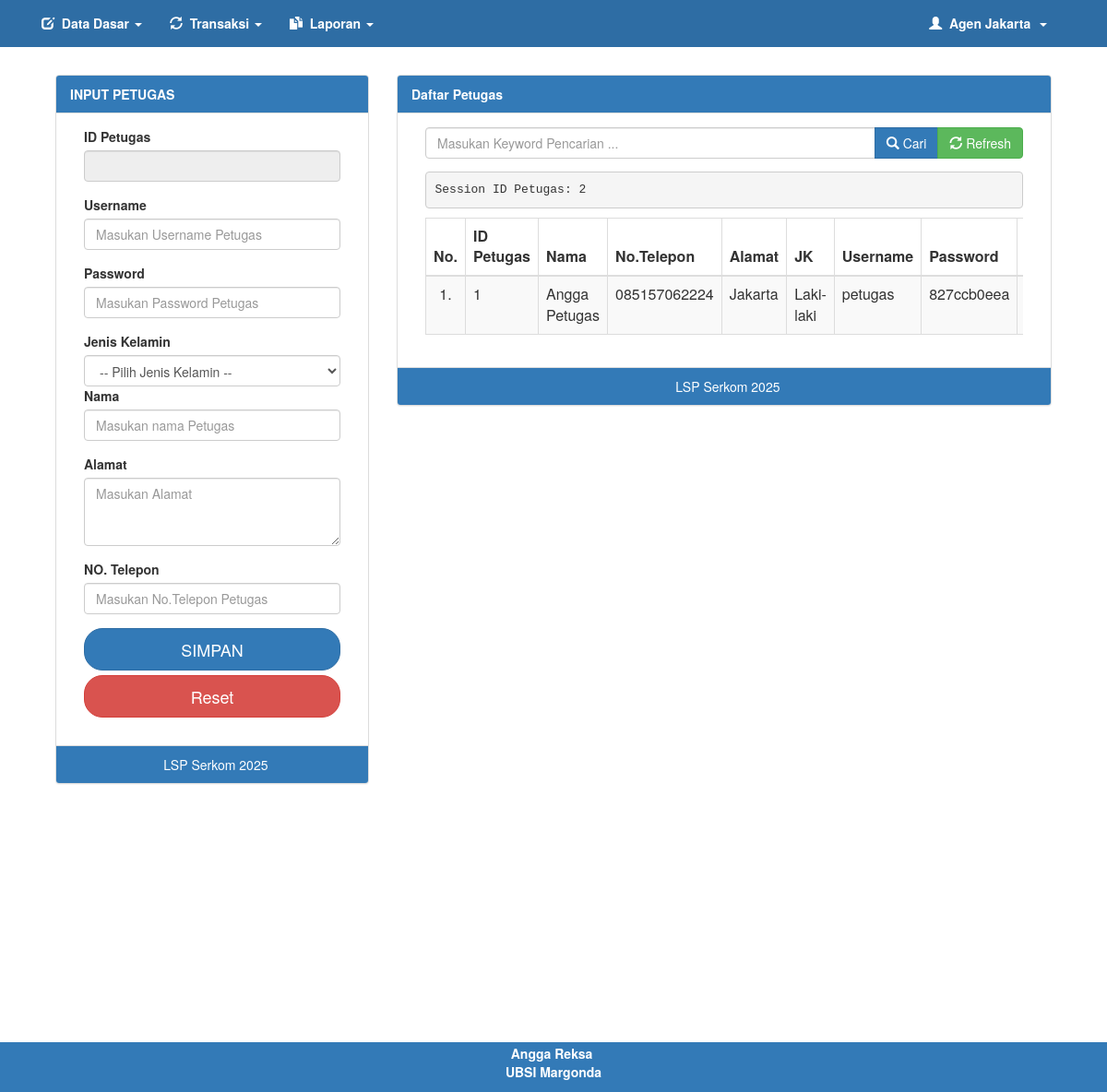
The page /pln/hal_utama.php?menu=petugas (signed in) on the database its author committed.
### tables this page shows
CREATE TABLE `user` (
  `id` int(11) NOT NULL,
  `username` varchar(50) NOT NULL,
  `password` varchar(100) NOT NULL,
  `nama_lengkap` varchar(100) NOT NULL,
  `role_id` int(11) DEFAULT NULL,
  `no_telepon` varchar(20) DEFAULT NULL,
  `alamat` text DEFAULT NULL,
  `jk` enum('Laki-laki','Perempuan') DEFAULT NULL,
  `biaya_admin` int(10) DEFAULT 0
);

### library/fungsi.php (called while the page is built, shortened)
<?php
class oop
{
	function tampil($table, $where, $cari)
	{
		global $conn;
		$sql = mysqli_query($conn, "SELECT * FROM $table $where $cari");
		$jalan = [];
		while ($data = mysqli_fetch_array($sql)) {
			$jalan[] = $data;
		}
		return $jalan;
	}
}
?>

### pln/petugas.php (the view, shortened to what this page needs)
<?php
$table = "user";
$id = @$_GET['id'];
?>
<!DOCTYPE html>
<html>
<head>
</head>
<body>
	<div class="container-fluid">
		<div class="row">
			<div class="col-md-12">
				<div class="col-md-4">
					<div class="panel panel-default">
						<div class="panel-heading">
							<?php
							if (@$_GET['id'] == "") {
								echo "<span style='color: white; font-weight: bold;'>INPUT PETUGAS</span>";
							} else {
								echo "<span style='color: white; font-weight: bold;'>UBAH PETUGAS</span>";
							}
							?>
						</div>
						<div class="panel-body">
							<div class="col-md-12">
								<form method="post">
									<div class="form-group">
										<label>ID Petugas</label>
										<input type="text" name="id" class="form-control" value="<?php if (@$_GET['id'] == "") {
																																								echo @$id;
																																							} else {
																																								echo $edit['id'];
																																							} ?>" readonly required>
									</div>
									<div class="form-group">
										<label>Username</label>
										<input type="text" name="username" class="form-control" value="<?php echo @$edit['username'] ?>" required placeholder="Masukan Username Petugas" maxlength="30">
									</div>
									<div class="form-group">
										<label>Password</label>
										<input type="password" name="password" class="form-control" value="<?php echo @$edit['password'] ?>" required placeholder="Masukan Password Petugas" maxlength="30">
									</div>
									<div class="single-input">
										<label for="jenis_kelamin">Jenis Kelamin</label>
										<select id="jenis_kelamin" name="jk" class="form-control" required>
											<option value="">-- Pilih Jenis Kelamin --</option>
										</select>
									</div>
									<div class="form-group">
										<label>Nama</label>
										<input type="text" name="nama" class="form-control" value="<?php echo @$edit['nama'] ?>" required placeholder="Masukan nama Petugas" maxlength="50">
									</div>
									<div class="form-group">
										<label>Alamat</label>
										<textarea class="form-control" name="alamat" placeholder="Masukan Alamat" rows="3" required><?php echo @$edit['alamat']; ?></textarea>
									</div>
									<div class="form-group">
										<label>NO. Telepon</label>
										<input type="text" name="no" class="form-control" value="<?php echo @$edit['no_telepon']; ?>" required placeholder="Masukan No.Telepon Petugas" onkeypress="return event.charCode >=48 && event.charCode <= 57" maxlength="15">
									</div>
									<div class="form-group">
										<?php
										if (@$_GET['id'] == "") { ?>
											<input type="submit" name="simpan" class="btn btn-primary btn-block btn-lg" value="SIMPAN" style="border-radius: 20px;">
										<?php } else { ?>
											<input type="submit" name="ubah" class="btn btn-success btn-block btn-lg" value="UBAH">
										<?php } ?>
										<a href="?menu=petugas" class="btn btn-danger btn-lg btn-block" style="border-radius: 20px;">Reset</a>
									</div>
								</form>
							</div>
						</div>
						<div class="panel-footer" style="color: white; text-align: center;">
							&nbsp; LSP Serkom 2025
						</div>
					</div>
				</div>
				<div class="col-md-8">
					<div class="panel panel-default">
						<div class="panel-heading" style="color: white;"><b>Daftar Petugas</b></div>
						<div class="panel-body">
							<div class="col-md-12">
								<?php
								if (isset($_POST['bcari'])) {
									@$text = $_POST['tcari'];
									@$cari = "WHERE id_petugas LIKE '%$text%' OR nama LIKE '%$text%' OR alamat LIKE '%$text%' OR no_telepon LIKE '%$text%' OR jk LIKE '%$text%' OR username LIKE '%$text%'";
								} else {
									$cari = "";
								}
								?>
								<form method="post">
									<div class="input-group">
										<input type="text" name="tcari" class="form-control" value="<?php echo @$text; ?>" placeholder="Masukan Keyword Pencarian ...">
										<div class="input-group-btn">
											<button type="submit" name="bcari" class="btn btn-primary"><span class="glyphicon glyphicon-search"></span>&nbsp;Cari</button>
											<button type="submit" name="refresh" class="btn btn-success"><span class="glyphicon glyphicon-refresh"></span>&nbsp;Refresh</button>
										</div>
									</div>
								</form>
							</div>
							<div class="col-md-12">
								<div class="table-responsive">
									<table class="table table-bordered table-striped table-hover">
										<thead>
											<th>No.</th>
											<th>ID Petugas</th>
											<th>Nama</th>
											<th>No.Telepon</th>
											<th>Alamat</th>
											<th>JK</th>
											<th>Username</th>
											<th>Password</th>
											<th>Akses</th>
										</thead>
										<tbody>
											<?php
											$no = 0;
											$a = $aksi->tampil($table, ($cari == "" ? "WHERE role_id = 1" : "$cari AND role_id = 1"), "ORDER BY id DESC");
											if ($a == "") {
												$aksi->no_record(11);
											} else {
												echo "<pre>Session ID Petugas: " . $_SESSION['id_user'] . "</pre>";
												foreach ($a as $r) {
													if ($r['id'] != $_SESSION['id_user']) {
														$no++;
											?>
														<tr>
															<td align="center"><?php echo $no; ?>.</td>
															<td><?php echo $r['id']; ?></td>
															<td><?php echo $r['nama_lengkap']; ?></td>
															<td><?php echo $r['no_telepon']; ?></td>
															<td><?php echo $r['alamat']; ?></td>
															<td><?= $r['jk']; ?></td>
															<td><?php echo $r['username']; ?></td>
															<td><?php echo substr(md5($r['password']), 0, 10); ?></td>
															<td><?= $r['role_id'] == 1 ? 'Petugas' : 'Agen' ?></td>
														</tr>
											<?php	}
												}
											} ?>
										</tbody>
									</table>
								</div>
							</div>
						</div>
						<div class="panel-footer" style="color: white; text-align: center;">
							&nbsp; LSP Serkom 2025
						</div>
					</div>
				</div>
			</div>
		</div>
	</div>
</body>
</html>

### pln/hal_utama.php (style rules this page uses)
html, body { height: 100%; margin: 0; padding: 0; }
body { display: flex; flex-direction: column; min-height: 100vh; }

### rows shown on the page
user: id "1", nama_lengkap "Angga Petugas", no_telepon "085157062224", alamat "Jakarta", jk "Laki-laki", username "petugas", password "827ccb0eea"

### other values the page prints
$_SESSION['nama_lengkap'] "Agen Jakarta"
$_SESSION['id_user'] "2"
